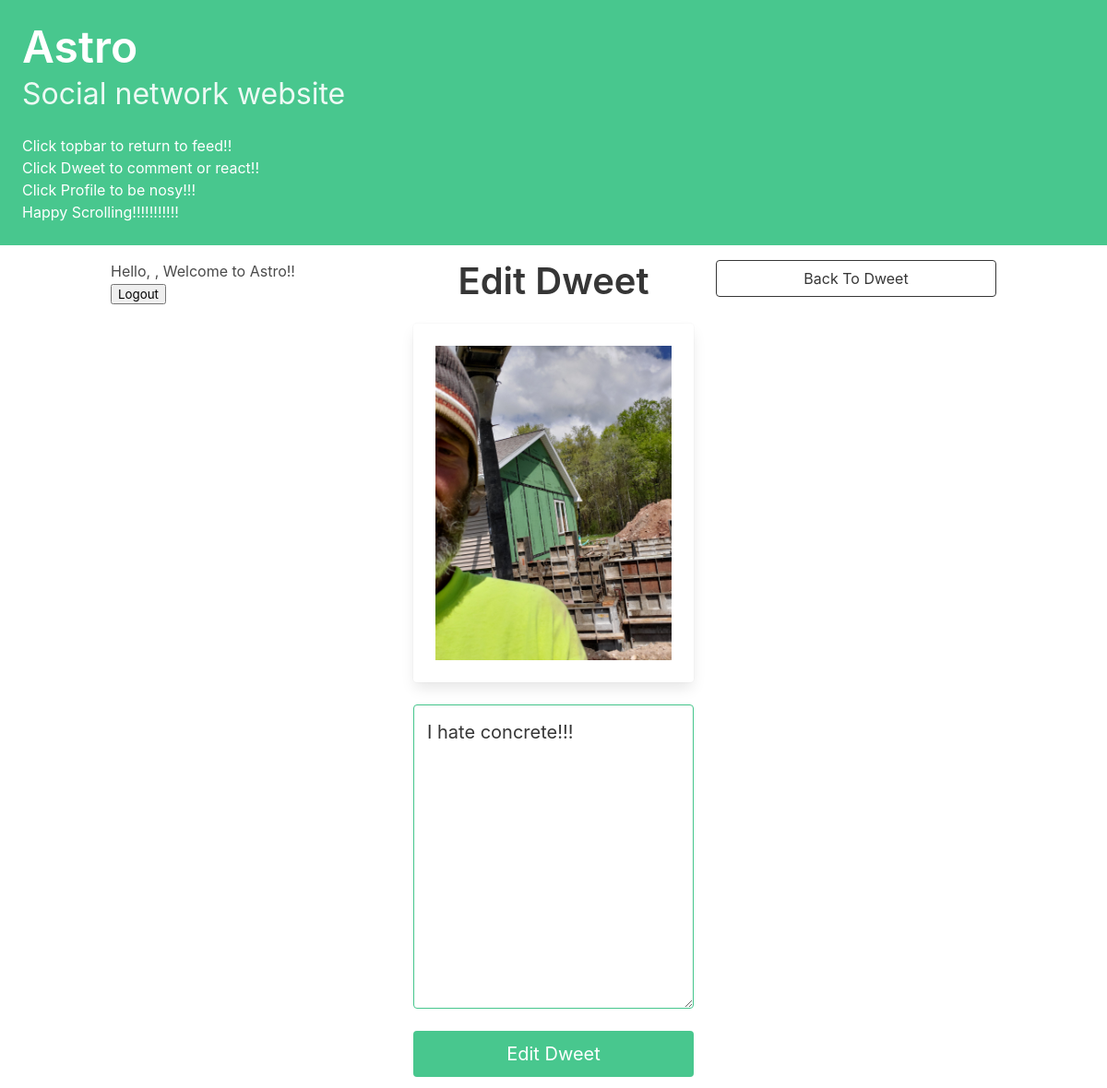
Page /dweet_edit/23 on the committed database.
### astro/models.py (models this page shows, shortened)
class Dweet(models.Model):
    user = models.ForeignKey(User,
                             related_name="dweets",
                             on_delete=models.DO_NOTHING)
    body = models.CharField(max_length=250)
    dweetImage = models.ImageField(
        blank=True
    )
    created_at = models.DateTimeField(auto_now_add=True)
    comments = models.ManyToManyField(
        'Comment',
        related_name="dweeted_by",
        symmetrical=False,
        blank=True
    )
    class Meta:
        ordering = ['-created_at']

### astro/views.py (the view)
# urls.py: path('dweet_edit/<int:pk>', dweet_edit, name='dweet_edit'),
def dweet_edit(request, pk):
    context = {}
    dweet = Dweet.objects.get(pk=pk)
    initial_dweet = {
        "body": dweet.body
    }
    form = DweetEditForm(request.POST or None, initial=initial_dweet)
    context['form'] = form
    context['dweet'] = dweet
    if request.method == "POST":
        if form.is_valid():
            updated_dweet = form.save(commit=False)
            dweet.body = updated_dweet.body
            dweet.save()
            return redirect("astro:dweet", dweet.id)
    return render(
        request,
        "astro/dweet_edit.html",
        context
    )

### astro/forms.py
class DweetEditForm(forms.ModelForm):
    body = forms.CharField(
        required=True,
        widget=forms.widgets.Textarea(
            attrs={
                "class": "textarea is-success is-medium",
            }
        ),
        label = "",
    )
    class Meta:
        model = Dweet
        exclude = ("user", "comments", "reactions", "dweetImage")

### astro/templates/astro/dweet_edit.html (shortened to what this page needs)
{% extends "base.html" %}
{% block content %}
    <div class="column">
        <div class="block" style="text-align:center">
            <h1 class="title is-2">
                Edit Dweet
            </h1>
        </div>
        {% if dweet.dweetImage %}
            <div class="block" style="text-align:center">
                <div class="card">
                    <div class="card-content">
                        <div class="media">
                            <div class="media-center">
                                <figure class="image is-fullwidth">
                                    <img src="{{ dweet.dweetImage.url }}" alt="dweet picture">
                                </figure>
                            </div>
                        </div>
                    </div>
                </div>
            </div>
        {% endif %}
        <div class="block">
            <form method="post">
                {{ form.as_p }}
                <button class="button is-success is-fullwidth is-medium mt-5" type="submit">
                    Edit Dweet
                </button>
            </form>
        </div>
    </div>
    <div class="column">
        <div class="block">
            <a href="{% url 'astro:dweet' dweet.id %}">
                <button class="button is-dark is-outlined is-fullwidth">
                    Back To Dweet
                </button>
            </a>
        </div>
    </div>
{% endblock content %}

### rows in the picture
Dweet: dweetImage (picture), body "I hate concrete!!!"
